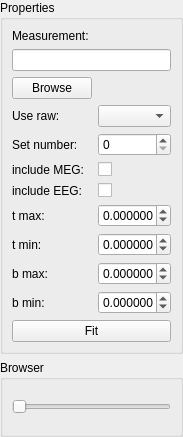
<?xml version="1.0" encoding="UTF-8"?>
<ui version="4.0">
 <class>DipoleFitControl</class>
 <widget class="QWidget" name="DipoleFitControl">
  <property name="geometry">
   <rect>
    <x>0</x>
    <y>0</y>
    <width>183</width>
    <height>437</height>
   </rect>
  </property>
  <property name="minimumSize">
   <size>
    <width>180</width>
    <height>0</height>
   </size>
  </property>
  <property name="windowTitle">
   <string>Dipole Fit Control</string>
  </property>
  <layout class="QVBoxLayout" name="m_qVerticalLayoutRoot">
   <property name="leftMargin">
    <number>0</number>
   </property>
   <property name="topMargin">
    <number>0</number>
   </property>
   <property name="rightMargin">
    <number>0</number>
   </property>
   <property name="bottomMargin">
    <number>0</number>
   </property>
   <item>
    <widget class="QGroupBox" name="m_qGroupBoxProperties">
     <property name="title">
      <string>Properties</string>
     </property>
     <layout class="QFormLayout" name="formLayout">
      <item row="0" column="0">
       <widget class="QLabel" name="m_qLabelMeasurementPath">
        <property name="text">
         <string>Measurement:</string>
        </property>
       </widget>
      </item>
      <item row="2" column="0">
       <widget class="QPushButton" name="m_qPushButtonBrowseMeasurementPath">
        <property name="text">
         <string>Browse</string>
        </property>
       </widget>
      </item>
      <item row="3" column="0">
       <widget class="QLabel" name="m_qLabelUseRaw">
        <property name="text">
         <string>Use raw:</string>
        </property>
       </widget>
      </item>
      <item row="4" column="0">
       <widget class="QLabel" name="m_qLabeSetNumber">
        <property name="text">
         <string>Set number:</string>
        </property>
       </widget>
      </item>
      <item row="5" column="0">
       <widget class="QLabel" name="m_qLabeIncludeMeg">
        <property name="text">
         <string>include MEG:</string>
        </property>
       </widget>
      </item>
      <item row="6" column="0">
       <widget class="QLabel" name="m_qLabeIncludeEeg">
        <property name="text">
         <string>include EEG:</string>
        </property>
       </widget>
      </item>
      <item row="7" column="0">
       <widget class="QLabel" name="m_qLabeTMax">
        <property name="text">
         <string>t max:</string>
        </property>
       </widget>
      </item>
      <item row="8" column="0">
       <widget class="QLabel" name="m_qLabeTMin">
        <property name="text">
         <string>t min:</string>
        </property>
       </widget>
      </item>
      <item row="9" column="0">
       <widget class="QLabel" name="m_qLabeBMax">
        <property name="text">
         <string>b max:</string>
        </property>
       </widget>
      </item>
      <item row="11" column="0">
       <widget class="QLabel" name="m_qLabeBMin">
        <property name="text">
         <string>b min:</string>
        </property>
       </widget>
      </item>
      <item row="3" column="1">
       <widget class="QComboBox" name="m_qComboBoxUseRaw"/>
      </item>
      <item row="4" column="1">
       <widget class="QSpinBox" name="m_qSpinBoxSetNumber"/>
      </item>
      <item row="5" column="1">
       <widget class="QCheckBox" name="m_qCheckBoxIncludeMeg">
        <property name="text">
         <string/>
        </property>
       </widget>
      </item>
      <item row="6" column="1">
       <widget class="QCheckBox" name="m_qCheckBoxIncludeEeg">
        <property name="text">
         <string/>
        </property>
       </widget>
      </item>
      <item row="7" column="1">
       <widget class="QDoubleSpinBox" name="m_qDoubleSpinBoxTMax">
        <property name="decimals">
         <number>6</number>
        </property>
        <property name="minimum">
         <double>-99.000000000000000</double>
        </property>
       </widget>
      </item>
      <item row="8" column="1">
       <widget class="QDoubleSpinBox" name="m_qDoubleSpinBoxTMin">
        <property name="decimals">
         <number>6</number>
        </property>
        <property name="minimum">
         <double>-99.000000000000000</double>
        </property>
       </widget>
      </item>
      <item row="9" column="1">
       <widget class="QDoubleSpinBox" name="m_qDoubleSpinBoxBMax">
        <property name="decimals">
         <number>6</number>
        </property>
        <property name="minimum">
         <double>-99.000000000000000</double>
        </property>
       </widget>
      </item>
      <item row="11" column="1">
       <widget class="QDoubleSpinBox" name="m_qDoubleSpinBoxBMin">
        <property name="decimals">
         <number>6</number>
        </property>
        <property name="minimum">
         <double>-99.989999999999995</double>
        </property>
       </widget>
      </item>
      <item row="12" column="0" colspan="2">
       <widget class="QPushButton" name="m_qPushButtonFit">
        <property name="text">
         <string>Fit</string>
        </property>
       </widget>
      </item>
      <item row="1" column="0" colspan="2">
       <widget class="QLineEdit" name="m_qLineEditSTCFile">
        <property name="readOnly">
         <bool>true</bool>
        </property>
       </widget>
      </item>
     </layout>
    </widget>
   </item>
   <item>
    <widget class="QGroupBox" name="m_qGroupBoxBrowser">
     <property name="title">
      <string>Browser</string>
     </property>
     <layout class="QVBoxLayout" name="m_qVerticalLayoutBrowser">
      <item>
       <widget class="QSlider" name="m_qSliderTimePoint">
        <property name="orientation">
         <enum>Qt::Horizontal</enum>
        </property>
       </widget>
      </item>
     </layout>
    </widget>
   </item>
  </layout>
 </widget>
 <resources/>
 <connections/>
</ui>
